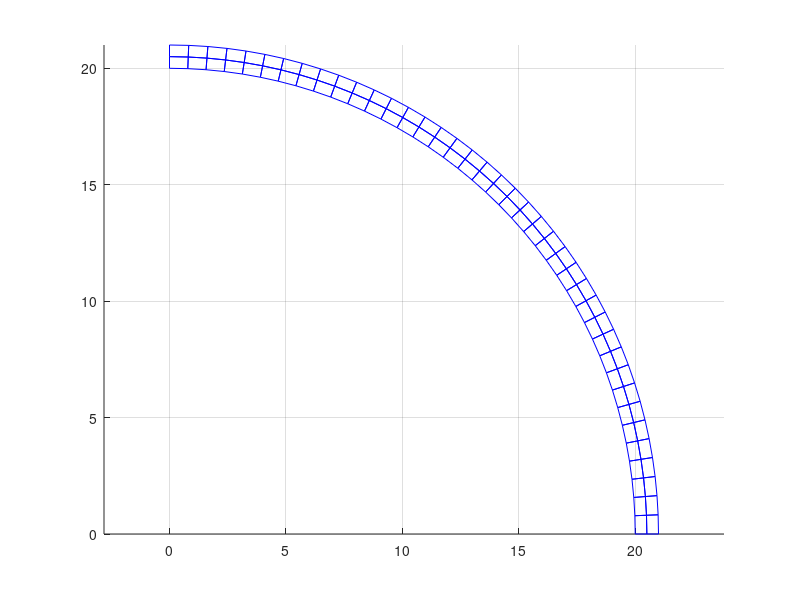

Write MATLAB code to recreate this figure. (Note: this script raises an error after producing the figure.)
% Exercise 6: Non-linear analysis of thin ring using Green's strain.

%% Input
% Define the approximation tolerance.
tol = 1E-4;

% Load
load = -150000;

% Define step, percentage for the given load.
% 0<step<1
dF = 0.03;

% Define material properties.
E = 1E7;
nu = 0.25;
th = 1;

% Radius and XXX of the ring.
R = 20;
d = 1/2;

% Polar angle of nodes (csys origin at the circle centre).
an = pi/(2*40);

% Initialise matrices for xy-coordinates and element connectivity.
coor = zeros(41*3,6);
elem = zeros(40*2,4);

% Get the number of elements and the number of nodes.
Ne = size(elem,1);
Np = size(coor,1);

% Populate the nodal coordinate matrix.
for i = 1:41
    for j = 0:2
        ne = i+j*(41);
        ang = an*(i-1);
        coor(ne,1:2) = [(R+d*j)*cos(ang),(R+d*j)*sin(ang)];
    end
end

% Populate the element connectivity table.
for i = 1:40
    for j = 0:1
        ne = i+j*40;
        n1 = i+j*(41);
        elem(ne,:) = [n1 n1+41 n1+42 n1+1];
    end
end

% BC: fix x and y at the lower-right face of the ring.
coor(1,3:4) = [1 1];
coor(42,3:4) = [1 1];
coor(83,3:4) = [1 1];

% BC: fix x at the upper-left face of the ring.
coor(41,3) = 1;
coor(82,3) = 1;
coor(123,3) = 1;

% Apply vertical load on the uppermost node.
coor(123,6) = load;

% Plot the undeformed structure
hold on;
for i = 1:Ne
    n1 = elem(i,1);
    n2 = elem(i,2);
    n3 = elem(i,3);
    n4 = elem(i,4);
    x_i = [coor(n1,1),coor(n2,1),coor(n3,1),coor(n4,1),coor(n1,1)];
    y_i = [coor(n1,2),coor(n2,2),coor(n3,2),coor(n4,2),coor(n1,2)];
    plot(x_i, y_i, 'b');
end
grid;
axis equal;

% Initialise arrays to store the active degrees of freadom table and the
% load vector.
afg = [];
vload = [];

% Populate the active DOF's table and force vector according to the info
% given in the 'coor' table.
for i = 1:Np
    if coor(i,3) == 0
        afg = [afg;2*(i-1)+1];
        vload = [vload;coor(i,5)];
    end
    if coor(i,4) == 0
        afg = [afg;2*(i-1)+2];
        vload = [vload;coor(i,6)];
    end
end

% Initialise the internal force vector, the tangent stiffness matrix and
% th displacement vector with zeros.
qt = zeros(2*Np, 1);
kt = zeros(2*Np, 2*Np);
d = zeros(2*Np, 1);

% First prediction: internal force vector and tangent stiffness for zero
% displacements.
% Loop through the elements and assemble q and K matrices.
for i = 1:Ne
    % The 4 nodes of the current element.
    m1 = elem(i, 1);
    m2 = elem(i, 2);
    m3 = elem(i, 3);
    m4 = elem(i, 4);
    
    % xy-coordinates of the 4 nodes of the current element.
    xy = [coor(m1,1:2), coor(m2,1:2), coor(m3,1:2), coor(m4,1:2)];
    vu = [2*m1-1:2*m1,  2*m2-1:2*m2,  2*m3-1:2*m3,  2*m4-1:2*m4];
    
    % Element internal force and tangent stiffness matrix on the global csys.
    [q_e, k_e] = isoplnonlin(E, nu, th, xy, zeros(8, 1));
    
    % Add them to the global matrices.
    qt(vu) = qt(vu) + q_e;
    kt(vu,vu) = kt(vu,vu) + k_e;
end

% Reduced tangent matrices(for the active DOF's).
qr = qt(afg);
kr = kt(afg,afg);

% Initialise an array to store monitor the vertical displacement of the
% loaded node and the load factor, lambda.
displacement = zeros(ceil(1/dF), 1);
la = zeros(ceil(1/dF), 1);

% Path following loop.
for i = 1:ceil(1/dF);
    
    la(i)=i*dF;
    resid=qr-la(i)*vload;
    r=norm(resid);
    
    % Approximate the target load of the current step.
    while r>tol;
        
        % Calculate the displacements for active DOFs (reduced matrix).
        dd = -kr\resid;
        d(afg) = d(afg)+dd;
        
        % Reset matrices
        kt = zeros(2*Np, 2*Np);
        qt = zeros(2*Np, 1);
        
        % Loop through the elements and assemble q and K matrices.
        for j = 1:Ne
            % The 4 nodes of the current element.
            m1 = elem(j, 1);
            m2 = elem(j, 2);
            m3 = elem(j, 3);
            m4 = elem(j, 4);
            
            % xy-coordinates and positions in the global matrix of the 4
            % nodes of the current element.
            xy = [coor(m1,1:2), coor(m2,1:2), coor(m3,1:2), coor(m4,1:2)];
            vu = [2*m1-1:2*m1,  2*m2-1:2*m2,  2*m3-1:2*m3,  2*m4-1:2*m4];
            
            % Element internal force and tangent stiffness matrix on the global csys.
            [q_e, k_e] = isoplnonlin(E, nu, th, xy, d(vu));
            
            % Add them to the global matrices.
            qt(vu) = qt(vu) + q_e;
            kt(vu,vu) = kt(vu,vu) + k_e;
        end
        
        % Reduced matrices.
        qr = qt(afg);
        kr = kt(afg,afg);
        
        % Recalculate residual.
        resid=qr-la(i)*vload;
        r=norm(resid);
    end
    displacement(i) = d(82);
end

% Global displacements.
d(afg) = d(afg)+dd;

% Print on screen the requested displacement.
disp(d(82))

% Define scale factor for printing the deformed shape.
sc = 0.1;

% Plot the deformed shape.
for i = 1:Ne
    n1 = elem(i,1);
    n2 = elem(i,2);
    n3 = elem(i,3);
    n4 = elem(i,4);
    xy = [coor(n1,1)+d(2*n1-1)*sc,coor(n2,1)+d(2*n2-1)*sc,coor(n3,1)+d(2*n3-1)*sc,coor(n4,1)+d(2*n4-1)*sc,coor(n1,1)+d(2*n1-1)*sc];
    y = [coor(n1,2)+d(2*n1-0)*sc,coor(n2,2)+d(2*n2-0)*sc,coor(n3,2)+d(2*n3-0)*sc,coor(n4,2)+d(2*n4-0)*sc,coor(n1,2)+d(2*n1-0)*sc];
    plot(xy,y,'r');
end

% Release figure
hold off;

% Plot load displacement curve
figure;
plot([0; -displacement], -[0; la]*load, '-o')

